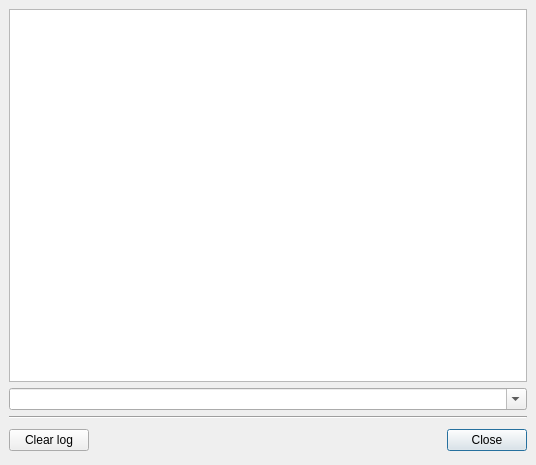
<ui version="4.0" >
 <class>ConsoleForm</class>
 <widget class="QDialog" name="ConsoleForm" >
  <property name="geometry" >
   <rect>
    <x>0</x>
    <y>0</y>
    <width>536</width>
    <height>465</height>
   </rect>
  </property>
  <property name="windowTitle" >
   <string>RBA Console</string>
  </property>
  <layout class="QVBoxLayout" >
   <property name="margin" >
    <number>9</number>
   </property>
   <property name="spacing" >
    <number>6</number>
   </property>
   <item>
    <widget class="QFrame" name="frame" >
     <property name="frameShape" >
      <enum>QFrame::NoFrame</enum>
     </property>
     <property name="frameShadow" >
      <enum>QFrame::Raised</enum>
     </property>
     <layout class="QVBoxLayout" >
      <property name="margin" >
       <number>0</number>
      </property>
      <property name="spacing" >
       <number>6</number>
      </property>
      <item>
       <widget class="QTextBrowser" name="text_widget" >
        <property name="lineWrapMode" >
         <enum>QTextEdit::NoWrap</enum>
        </property>
       </widget>
      </item>
      <item>
       <widget class="QComboBox" name="input_field" >
        <property name="editable" >
         <bool>true</bool>
        </property>
       </widget>
      </item>
     </layout>
    </widget>
   </item>
   <item>
    <widget class="Line" name="line_4" >
     <property name="orientation" >
      <enum>Qt::Horizontal</enum>
     </property>
    </widget>
   </item>
   <item>
    <widget class="QFrame" name="frame5" >
     <property name="frameShape" >
      <enum>QFrame::NoFrame</enum>
     </property>
     <property name="frameShadow" >
      <enum>QFrame::Raised</enum>
     </property>
     <layout class="QGridLayout" >
      <property name="margin" >
       <number>0</number>
      </property>
      <property name="spacing" >
       <number>4</number>
      </property>
      <item row="0" column="4" >
       <widget class="QPushButton" name="close_button" >
        <property name="text" >
         <string>Close</string>
        </property>
       </widget>
      </item>
      <item row="0" column="1" >
       <spacer>
        <property name="orientation" >
         <enum>Qt::Horizontal</enum>
        </property>
        <property name="sizeType" >
         <enum>QSizePolicy::Expanding</enum>
        </property>
        <property name="sizeHint" >
         <size>
          <width>91</width>
          <height>31</height>
         </size>
        </property>
       </spacer>
      </item>
      <item row="0" column="0" >
       <widget class="QPushButton" name="clear_button" >
        <property name="text" >
         <string>Clear log</string>
        </property>
       </widget>
      </item>
     </layout>
    </widget>
   </item>
  </layout>
 </widget>
 <layoutdefault spacing="6" margin="11" />
 <resources/>
 <connections/>
</ui>
